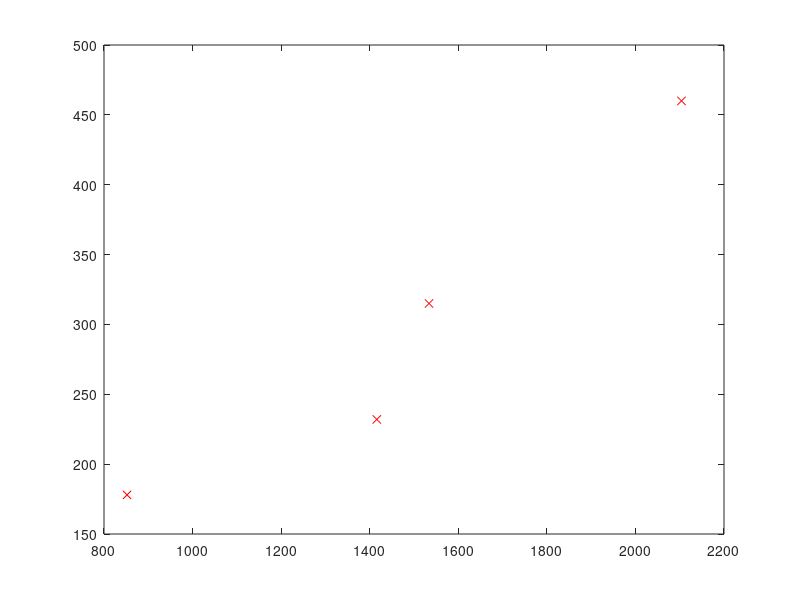

Source code (MATLAB): (Note: this script raises an error after producing the figure.)
clear;
d = importdata('house_prices.csv', ',');
x = d.data(:,1); # area
y = d.data(:,2); # price
m = length(x);

X = [ones(m,1), x]
theta = ((pinv(X'*X))*X'*y)'

# theta = [100,0.2];

# plot regression line
# function plotRegression(theta)
#   n = 3000;
#   x = [1:n];
#   X = [ones(n,1), x'];
#   h = X .* theta;
#   plot(x, sum(h'), '-');
# end

plot(x, y, 'rx');
hold on;
plotRegression(theta);
grid;
hold off;


# predict price

area = 2500;
price = sum([1, area] .* theta)
